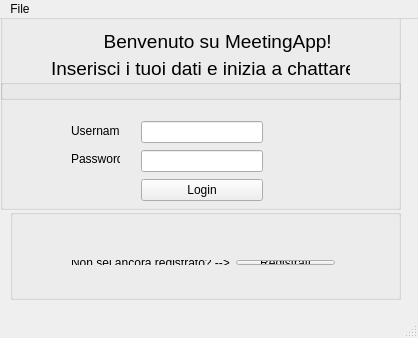
<?xml version="1.0" encoding="UTF-8"?>
<ui version="4.0">
 <class>MainWindow</class>
 <widget class="QMainWindow" name="MainWindow">
  <property name="geometry">
   <rect>
    <x>0</x>
    <y>0</y>
    <width>418</width>
    <height>338</height>
   </rect>
  </property>
  <property name="windowTitle">
   <string>MainWindow</string>
  </property>
  <widget class="QWidget" name="centralWidget">
   <widget class="QGroupBox" name="groupBox">
    <property name="enabled">
     <bool>true</bool>
    </property>
    <property name="geometry">
     <rect>
      <x>0</x>
      <y>-20</y>
      <width>401</width>
      <height>101</height>
     </rect>
    </property>
    <property name="title">
     <string>GroupBox</string>
    </property>
    <widget class="QWidget" name="layoutWidget">
     <property name="geometry">
      <rect>
       <x>40</x>
       <y>20</y>
       <width>321</width>
       <height>71</height>
      </rect>
     </property>
     <layout class="QVBoxLayout" name="verticalLayout">
      <item>
       <widget class="QLabel" name="label">
        <property name="font">
         <font>
          <pointsize>14</pointsize>
         </font>
        </property>
        <property name="frameShadow">
         <enum>QFrame::Plain</enum>
        </property>
        <property name="text">
         <string>          Benvenuto su MeetingApp!</string>
        </property>
       </widget>
      </item>
      <item>
       <widget class="QLabel" name="label_2">
        <property name="font">
         <font>
          <pointsize>14</pointsize>
         </font>
        </property>
        <property name="text">
         <string>Inserisci i tuoi dati e inizia a chattare!</string>
        </property>
       </widget>
      </item>
     </layout>
    </widget>
   </widget>
   <widget class="QGroupBox" name="groupBox_2">
    <property name="enabled">
     <bool>true</bool>
    </property>
    <property name="geometry">
     <rect>
      <x>0</x>
      <y>60</y>
      <width>401</width>
      <height>131</height>
     </rect>
    </property>
    <property name="title">
     <string/>
    </property>
    <widget class="QWidget" name="layoutWidget">
     <property name="geometry">
      <rect>
       <x>130</x>
       <y>30</y>
       <width>144</width>
       <height>105</height>
      </rect>
     </property>
     <layout class="QVBoxLayout" name="verticalLayout_2">
      <item>
       <widget class="QLineEdit" name="username"/>
      </item>
      <item>
       <widget class="QLineEdit" name="password">
        <property name="inputMethodHints">
         <set>Qt::ImhHiddenText|Qt::ImhNoAutoUppercase|Qt::ImhNoPredictiveText|Qt::ImhSensitiveData</set>
        </property>
        <property name="echoMode">
         <enum>QLineEdit::Password</enum>
        </property>
       </widget>
      </item>
      <item>
       <widget class="QPushButton" name="pushButton">
        <property name="text">
         <string>Login</string>
        </property>
       </widget>
      </item>
     </layout>
    </widget>
    <widget class="QWidget" name="layoutWidget">
     <property name="geometry">
      <rect>
       <x>60</x>
       <y>30</y>
       <width>71</width>
       <height>71</height>
      </rect>
     </property>
     <layout class="QVBoxLayout" name="verticalLayout_3">
      <item>
       <widget class="QLabel" name="label_3">
        <property name="text">
         <string>Username</string>
        </property>
       </widget>
      </item>
      <item>
       <widget class="QLabel" name="label_4">
        <property name="text">
         <string>Password</string>
        </property>
       </widget>
      </item>
     </layout>
    </widget>
   </widget>
   <widget class="QGroupBox" name="groupBox_3">
    <property name="enabled">
     <bool>true</bool>
    </property>
    <property name="geometry">
     <rect>
      <x>10</x>
      <y>190</y>
      <width>391</width>
      <height>91</height>
     </rect>
    </property>
    <property name="title">
     <string/>
    </property>
    <widget class="QWidget" name="layoutWidget">
     <property name="geometry">
      <rect>
       <x>50</x>
       <y>40</y>
       <width>286</width>
       <height>27</height>
      </rect>
     </property>
     <layout class="QHBoxLayout" name="horizontalLayout">
      <item>
       <widget class="QLabel" name="label_5">
        <property name="text">
         <string>Non sei ancora registrato? --&gt;</string>
        </property>
       </widget>
      </item>
      <item>
       <widget class="QPushButton" name="pushButton_2">
        <property name="text">
         <string>Registrati</string>
        </property>
       </widget>
      </item>
     </layout>
    </widget>
   </widget>
  </widget>
  <widget class="QMenuBar" name="menuBar">
   <property name="geometry">
    <rect>
     <x>0</x>
     <y>0</y>
     <width>418</width>
     <height>22</height>
    </rect>
   </property>
   <widget class="QMenu" name="menuFile">
    <property name="title">
     <string>File</string>
    </property>
    <addaction name="actionExit"/>
   </widget>
   <addaction name="menuFile"/>
  </widget>
  <widget class="QStatusBar" name="statusBar"/>
  <action name="actionExit">
   <property name="text">
    <string>Exit</string>
   </property>
  </action>
 </widget>
 <layoutdefault spacing="6" margin="11"/>
 <resources/>
 <connections/>
</ui>
